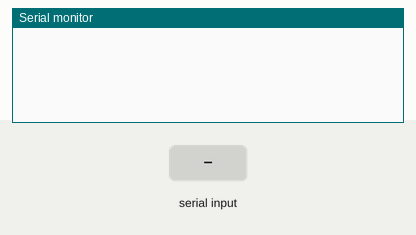
The sketch below on a simulated Arduino Uno, built with avr-gcc and run on an emulated ATmega328P. Shown: the last lines printed to the serial monitor. Inputs (shaded band) come from the test bench.

Above: at 1.2 s.
1.3 s: "90,45\n" received over Serial
At 3.1 s:
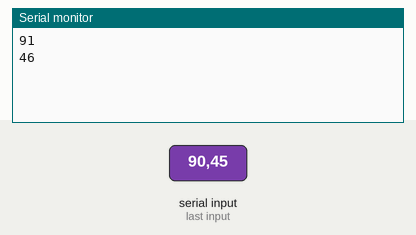
3.5 s: "30,150\n" received over Serial
At 5.0 s:
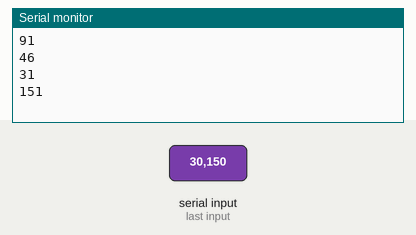
Timing chart, 0 to 6.5 s (numbered marks = the images above; inputs shaded):
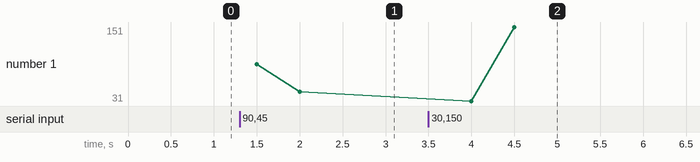

The sketch:

asdf.ino
```cpp
int in_data =0;
void setup(){
    Serial.begin(9600);
}

void loop(){
    if(Serial.available()){
        in_data = Serial.parseInt();
    }
    if(in_data!=0){
        Serial.println(++in_data);
        in_data=0;
    }
    delay(500);
}
```

Measured:
- after the input at 1.3 s, the serial monitor: prints a new line after 0.20 s (image 1)
- after the input at 3.5 s, the serial monitor: prints a new line after 0.50 s (image 2)
- plotted number 1: 46 → 151 after the input at 3.5 s
